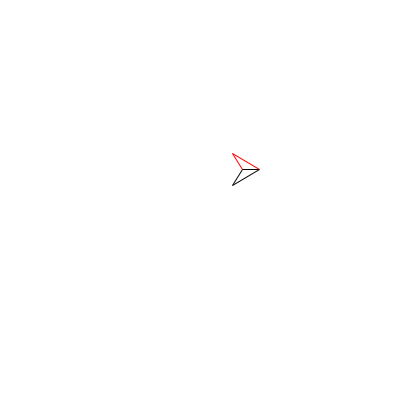
Frame 1 (no input)
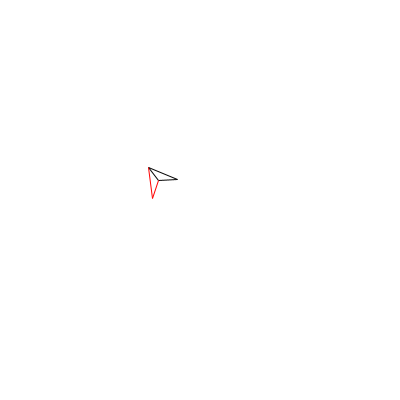
Frame 60 (the mouse pressed at the canvas centre just before this capture)
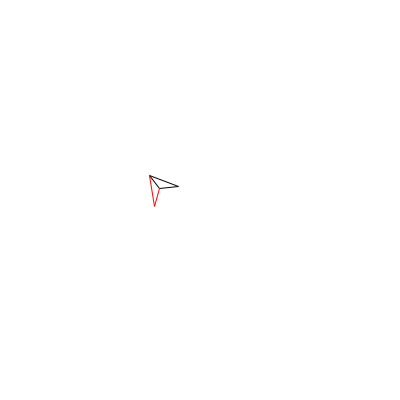
Frame 120 (the mouse held since frame 60 and released just before this capture)

The Processing sketch that drew these frames (run headless with seeded random() and noise(); from frame 60 on, the mouse is pressed at the canvas centre):

// Processing sketch: aeroplane_2
// ── aeroplane_2.pde
float a = 0;
float b = 0;
float r = 40;
float theta = 0;

//perlin elements
float xtime = 0.0;
float ytime = 100.0;

float increment = 0.01;


void setup(){
  size(400,400);

}


void draw(){
  
  //perlin elements
  float x = noise(xtime)*width;
  float y = noise(ytime)*height;
  xtime += increment;
  ytime += increment;
  
  //dimensions of craft
float nose = 23;
float aperture = 21;
float wingspan = r+-61;
  
  background(255);
translate(x, y);
stroke(5);


//central header
beginShape();
noFill();
//centre p4
vertex(a,b);
//tip p1
vertex((r-nose) * cos(theta), (r-nose) * sin(theta));
println(r-20);
endShape(CLOSE);
  
//wing1
beginShape();
noFill();
//centre p4
vertex(a,b);
//right p3
vertex((r+wingspan) * cos(theta+aperture), (r+wingspan) * sin(theta+aperture));
endShape(CLOSE);

beginShape();
//tip p1
vertex((r-nose) * cos(theta), (r-nose) * sin(theta));
//right p3
vertex((r+wingspan) * cos(theta+aperture), (r+wingspan) * sin(theta+aperture));
endShape(CLOSE);

//wing2
beginShape();
noFill();
stroke(255,0,0);
//centre p4
vertex(a,b);
//left p2
vertex((r+wingspan) * cos(theta-aperture), (r+wingspan) * sin(theta-aperture));
endShape(CLOSE);

beginShape();
//tip p1
vertex((r-nose) * cos(theta), (r-nose) * sin(theta));
//left p2
vertex((r+wingspan) * cos(theta-aperture), (r+wingspan) * sin(theta-aperture));
endShape(CLOSE);

//not sure this is pointing as I wish
theta = x/r;
 
}
